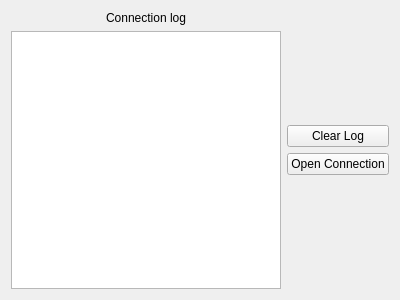
<?xml version="1.0" encoding="UTF-8"?>
<ui version="4.0">
 <class>MonitorView</class>
 <widget class="QWidget" name="MonitorView">
  <property name="geometry">
   <rect>
    <x>0</x>
    <y>0</y>
    <width>400</width>
    <height>300</height>
   </rect>
  </property>
  <property name="sizePolicy">
   <sizepolicy hsizetype="Maximum" vsizetype="Maximum">
    <horstretch>0</horstretch>
    <verstretch>0</verstretch>
   </sizepolicy>
  </property>
  <property name="windowTitle">
   <string>Form</string>
  </property>
  <layout class="QGridLayout" name="gridLayout">
   <item row="0" column="0">
    <layout class="QHBoxLayout" name="horizontalLayout">
     <item>
      <layout class="QVBoxLayout" name="logLayout">
       <item>
        <widget class="QLabel" name="label">
         <property name="text">
          <string>Connection log</string>
         </property>
         <property name="alignment">
          <set>Qt::AlignCenter</set>
         </property>
        </widget>
       </item>
       <item>
        <widget class="QTextBrowser" name="logBrowser">
         <property name="sizePolicy">
          <sizepolicy hsizetype="MinimumExpanding" vsizetype="MinimumExpanding">
           <horstretch>0</horstretch>
           <verstretch>0</verstretch>
          </sizepolicy>
         </property>
        </widget>
       </item>
      </layout>
     </item>
     <item>
      <layout class="QVBoxLayout" name="buttonLayout">
       <item>
        <spacer name="verticalSpacer_2">
         <property name="orientation">
          <enum>Qt::Vertical</enum>
         </property>
         <property name="sizeHint" stdset="0">
          <size>
           <width>20</width>
           <height>40</height>
          </size>
         </property>
        </spacer>
       </item>
       <item>
        <widget class="QPushButton" name="clearButton">
         <property name="text">
          <string>Clear Log</string>
         </property>
        </widget>
       </item>
       <item>
        <widget class="QPushButton" name="toggleConnectionButton">
         <property name="text">
          <string>Open Connection</string>
         </property>
        </widget>
       </item>
       <item>
        <spacer name="verticalSpacer">
         <property name="orientation">
          <enum>Qt::Vertical</enum>
         </property>
         <property name="sizeHint" stdset="0">
          <size>
           <width>20</width>
           <height>40</height>
          </size>
         </property>
        </spacer>
       </item>
      </layout>
     </item>
    </layout>
   </item>
  </layout>
 </widget>
 <resources/>
 <connections/>
</ui>
